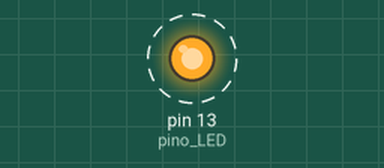
The sketch below on a simulated Arduino Uno, built with avr-gcc and run on an emulated ATmega328P. On the bench: output pins drawn as LEDs (lit = HIGH). Dashed ring = blinking.

Above: at 0.5 s.
Timing chart, 0 to 4.6 s (numbered marks = the images above):
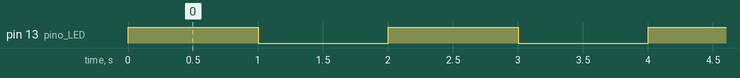

Measured:
- by itself, pin 13 (pino_LED): alternates HIGH for 1.0 s and LOW for 1.0 s

The sketch:

pratica1.ino
```cpp
/*
Liga um LED por um segundo e depois apaga por um segundo, repetidamente. A constante pino_LED é o número do pino ao qual o LED on-board está conectado.
*/
const int pino_LED = 13;

void setup() {
    // Inicializa o pino digital pin_LED como saída (output).
    pinMode(pino_LED, OUTPUT);
}
// A função loop é executada repetidamente até que se desenergize a placa
void loop() {
    digitalWrite(pino_LED, HIGH); // liga o LED (HIGH é nível alto de voltagem)
    delay(1000); // espera de um segundo (1000 = 1s)
    digitalWrite(pino_LED, LOW); // desliga o LED (LOW é nível baixo de voltagem)
    delay(1000);
}
```
